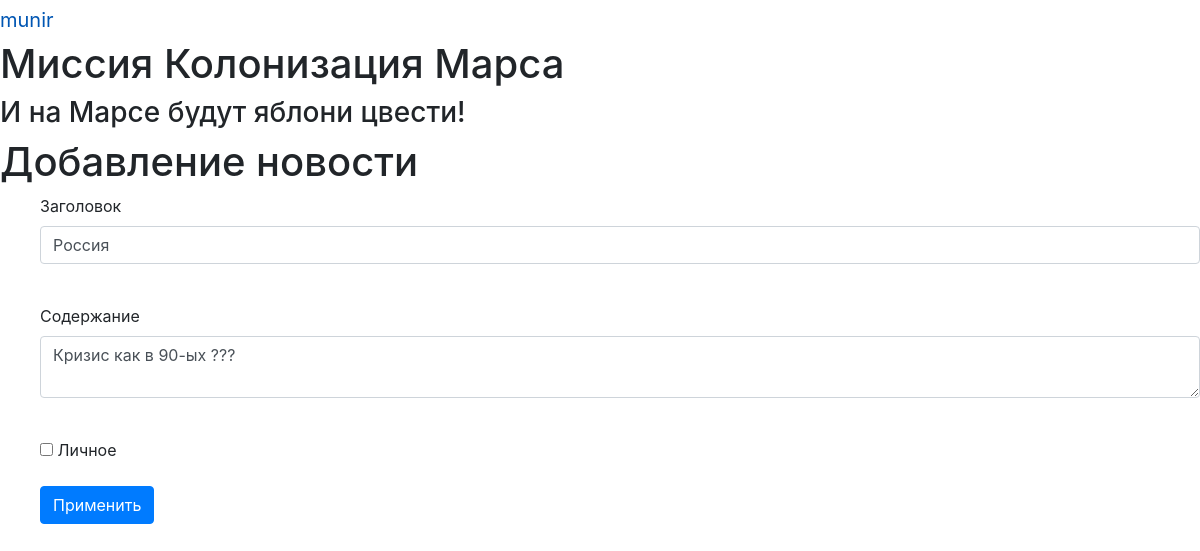
The app's page /news/3 (signed in) with its own data.
### data/users.py (models this page shows, shortened)
class User(SqlAlchemyBase, UserMixin, SerializerMixin):
    __tablename__ = 'users'
    id = sqlalchemy.Column(sqlalchemy.Integer,
                           primary_key=True, autoincrement=True)
    name = sqlalchemy.Column(sqlalchemy.String, nullable=True)
    about = sqlalchemy.Column(sqlalchemy.String, nullable=True)
    email = sqlalchemy.Column(sqlalchemy.String,
                              index=True, unique=True, nullable=True)
    hashed_password = sqlalchemy.Column(sqlalchemy.String, nullable=True)
    created_date = sqlalchemy.Column(sqlalchemy.DateTime,
                                     default=datetime.datetime.now)
    news = orm.relation("News", back_populates='user')

### data/news.py (models this page shows)
class News(SqlAlchemyBase, UserMixin, SerializerMixin):
    __tablename__ = 'news'
    id = sqlalchemy.Column(sqlalchemy.Integer,
                           primary_key=True, autoincrement=True)
    title = sqlalchemy.Column(sqlalchemy.String, nullable=True)
    content = sqlalchemy.Column(sqlalchemy.String, nullable=True)
    created_date = sqlalchemy.Column(sqlalchemy.DateTime,
                                     default=datetime.datetime.now)
    is_private = sqlalchemy.Column(sqlalchemy.Boolean, default=True)
    user_id = sqlalchemy.Column(sqlalchemy.Integer,
                                sqlalchemy.ForeignKey("users.id"))
    user = orm.relation('User')
    categories = orm.relation("Category",
                              secondary="association",
                              backref="news")

### main_1_official.py (the view, shortened to what this page needs)
@app.route('/news/<int:id>', methods=['GET', 'POST'])
@login_required
def edit_news(id):
    form = NewsForm()
    if request.method == "GET":
        session = db_session.create_session()
        news = session.query(News).filter(News.id == id,
                                          News.user == current_user).first()
        if news:
            form.title.data = news.title
            form.content.data = news.content
            form.is_private.data = news.is_private
        else:
            abort(404)
    return render_template('news.html', title='Редактирование новости', form=form)

### main_1_official.py
class NewsForm(FlaskForm):
    title = StringField('Заголовок', validators=[DataRequired()])
    content = TextAreaField("Содержание")
    is_private = BooleanField("Личное")
    submit = SubmitField('Применить')

### data/db_session.py (called while the page is built)
def create_session() -> Session:
    global __factory
    return __factory()

### main_1_official.py (called while the page is built)
@login_manager.user_loader
def load_user(user_id):
    session = db_session.create_session()
    return session.query(User).get(user_id)

### templates/news.html (shortened to what this page needs)
{% extends "base.html" %}
{% block content %}
<h1>Добавление новости</h1>
<form class="login_form" action="" method="post">
    <p>
        {{ form.title.label }}<br>
        {{ form.title(class="form-control") }}<br>
    </p>
    <p>
        {{ form.content.label }}<br>
        {{ form.content(class="form-control") }}<br>
    </p>
    <p>{{ form.is_private() }} {{ form.is_private.label }}</p>
    <p>{{ form.submit(type="submit", class="btn btn-primary") }}</p>
</form>
{% endblock %}

### templates/base.html (shortened to what this page needs)
<!DOCTYPE html>
<html lang="en">
<head>
    <link rel="stylesheet" href="static/css/style_new_2.css" />
    <link rel="stylesheet"
        href="https://stackpath.bootstrapcdn.com/bootstrap/4.4.1/css/bootstrap.min.css"
>
</head>
<body>
    {% if current_user.is_authenticated %}
        <a class="navbar-brand" href="/logout">{{ current_user.name }}</a>
    {% else %}
        <p>
            <a class="btn btn-primary " href="/register">Зарегистрироваться</a>
            <a class="btn btn-success" href="/login">Войти</a>
        </p>
    {% endif %}
    <h1>Миссия Колонизация Марса</h1>
    <h3>И на Марсе будут яблони цвести!</h3>
    {% block content %}
    {% endblock %}
</body>
</html>

### static/css/style_new_2.css (style rules this page uses)
form.login_form { margin-left: 40px; }

### records on screen
User: name "munir"
News: title "Россия", content "Кризис как в 90-ых ???"
